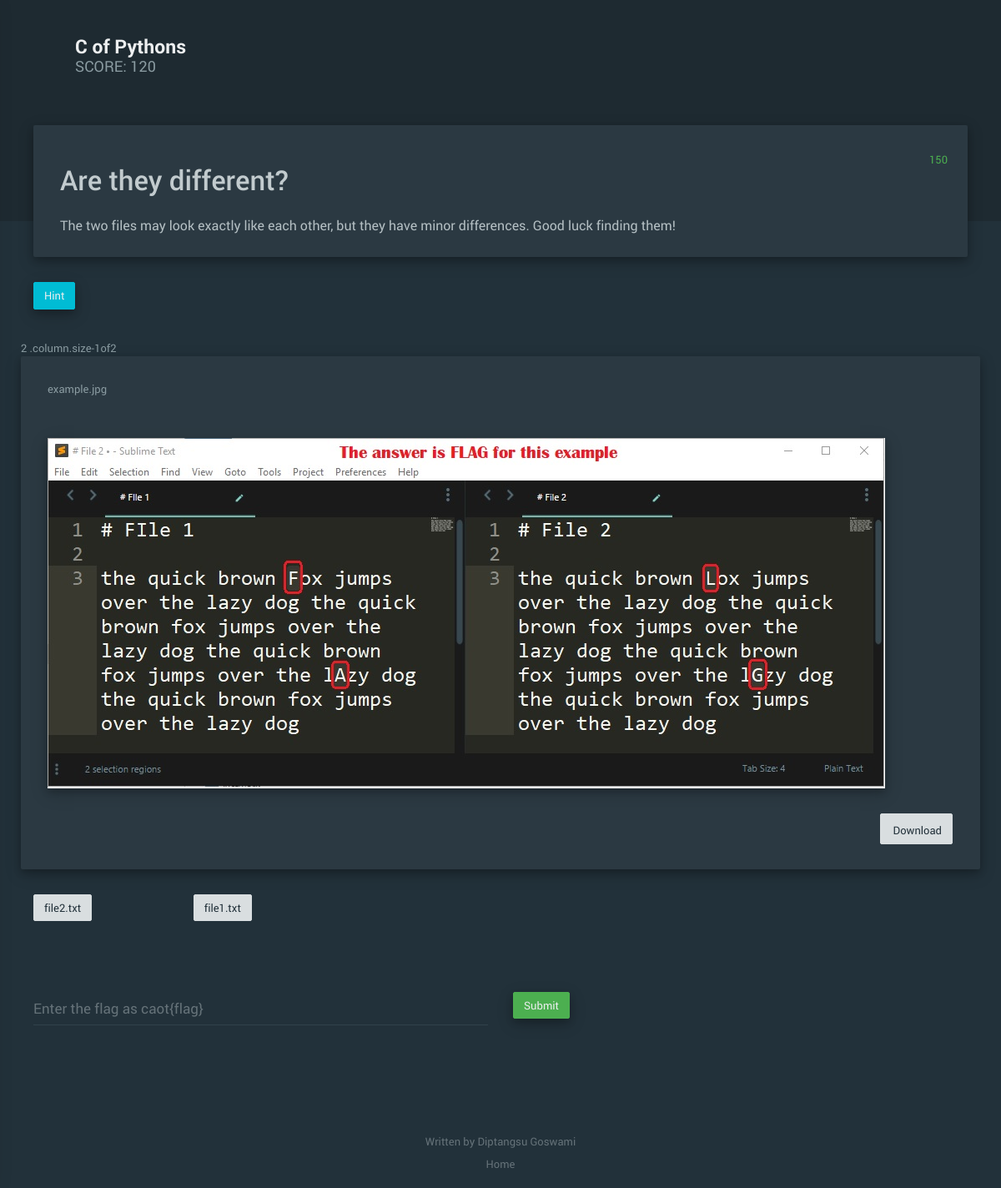
The page /question/9 (signed in) on the database its author committed.
### models/team.py (models this page shows, shortened)
class Team(db.Model):
    __tablename__ = 'Teams'
    id = db.Column(db.Integer, primary_key=True)
    team_name = db.Column(db.String(100))
    email = db.Column(db.String(100))
    phone = db.Column(db.String(100))
    password = db.Column(db.String(100))
    @classmethod
    def get(cls, **kwargs):
        if kwargs:
            return cls.query.filter_by(**kwargs).first()
        else:
            return cls.query.all()

### models/question.py (models this page shows, shortened)
class Question(db.Model):
    __tablename__ = 'Questions'
    id = db.Column(db.Integer, primary_key=True)
    name = db.Column(db.String(100))
    body = db.Column(db.Text())
    hint = db.Column(db.String(200))
    answer = db.Column(db.String(100))
    points = db.Column(db.Integer())
    visible = db.Column(db.Boolean())
    @classmethod
    def get(cls, **kwargs):
        if kwargs:
            return cls.query.filter_by(**kwargs).first()
        else:
            return cls.query.all()

### blueprints/question.py (the view, shortened to what this page needs)
@question_blueprint.route('/question/<int:question_id>', methods=['GET', 'POST'])
@login_required_custom
def question(question_id):
    all_questions = get_all_questions()
    team = Team.get(id=session['team_id'])
    this_question = Question.get(id=question_id)
    if this_question is None:
        abort(404)
    if request.method == 'GET':
        question_images, question_files, question_links = get_question_images_files_and_links(question_id)
        score = get_team_score(team)
        questions_answered = get_answered_questions(team)
        return render_template('question.html', **{
            'team': team,
            'score': score,
            'question': this_question,
            'questions_answered': questions_answered,
            'files': question_files,
            'images': question_images,
            'links': question_links,
            'questions_list': all_questions
        })

### blueprints/question.py (called while the page is built)
def get_all_questions():
    all_questions = Question.query.filter_by(visible=True)
    return all_questions

def get_team_score(team):
    team_submissions = Submission.query.filter_by(team_id=team.id)
    score = sum(
        submission.question.points
        for submission in team_submissions
    )
    return score

def create_files_dict(path, question_id, file_type):
    if os.path.exists(path):
        return [
            {
                'path': os.path.join(f'questionsdata/{question_id}/{file_type}s', filename),
                'name': filename
            }
            for filename in os.listdir(path)
        ]
    else:
        return []

def get_question_images_files_and_links(question_id):
    base_path = f'./static/questionsdata/{question_id}/'
    images_path = os.path.join(base_path, 'images')
    files_path = os.path.join(base_path, 'files')
    links_path = os.path.join(base_path, 'links')
    question_images = create_files_dict(images_path, question_id, 'image')
    question_files = create_files_dict(files_path, question_id, 'file')
    question_links = create_files_dict(links_path, question_id, 'link')
    return question_images, question_files, question_links

def get_answered_questions(team):
    return set(
        submission.question.id
        for submission in Submission.query.filter_by(team_id=team.id)
    )

### templates/question.html (shortened to what this page needs)
{% extends 'base.html' %}
{% block body %}
    {% include 'subtemplates/header.html' %}
    <section id="main">
        {% include 'subtemplates/question-body.html' %}
    </section>
{% endblock %}

### templates/subtemplates/header.html (shortened to what this page needs)
<header id="header">
    <div class="logo">
        <a>
            {{ team.team_name }}
            <small>SCORE: {{ score }}</small>
        </a>
        <i class="logo__trigger zmdi zmdi-menu" data-mae-action="block-open" data-mae-target="#navigation"></i>
    </div>
    <ul class="top-menu">
    </ul>
</header>

### templates/subtemplates/question-body.html (shortened to what this page needs)
<section id="content">
    <div class="card"
         style="box-shadow: 0 4px 8px 0 rgba(0, 0, 0, 0.2), 0 6px 20px 0 rgba(0, 0, 0, 0.19);">
        <div class="card__header" style="word-wrap: break-word;">
            <h1>
                {{ question.name }}
            </h1>
            <br>
            <h2>
                {{ question.body | safe }}
            </h2>
            <div class="actions">
                <a style="color: #4caf50">
                    {{ question.points }}
                </a>
            </div>
        </div>
    </div>
    {% include 'subtemplates/question-hint.html' %}
    {% include 'subtemplates/question-images.html' %}
    {% include 'subtemplates/question-files.html' %}
    <br>
    {% include 'subtemplates/question-submit.html' %}
</section>

### rows shown on the page
Team: team_name "C of Pythons"
Question: name "Are they different?", body "The two files may look exactly like each other, but they have minor differences. Good luck finding them!", points "150"

### other values the page prints
{{ score }} "120"
{{ image.name }} "example.jpg"
{{ file.name }} "file2.txt" "file1.txt"
